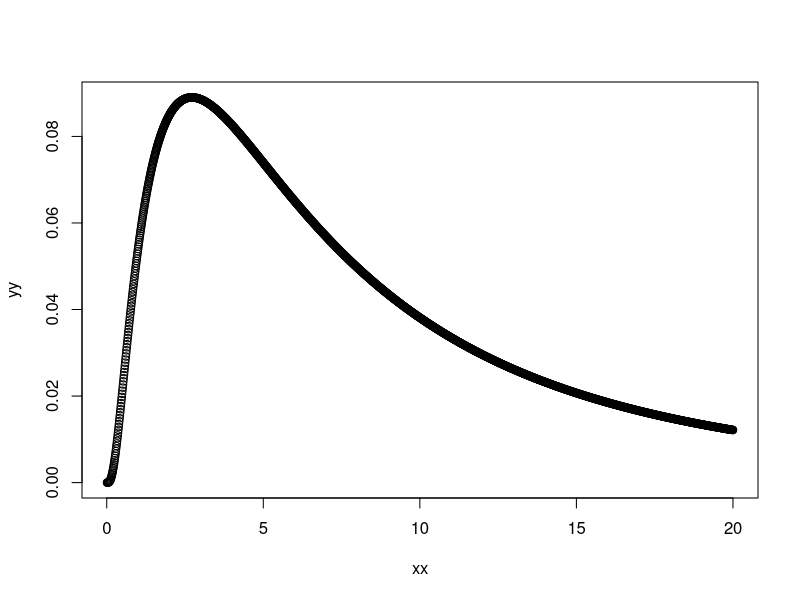
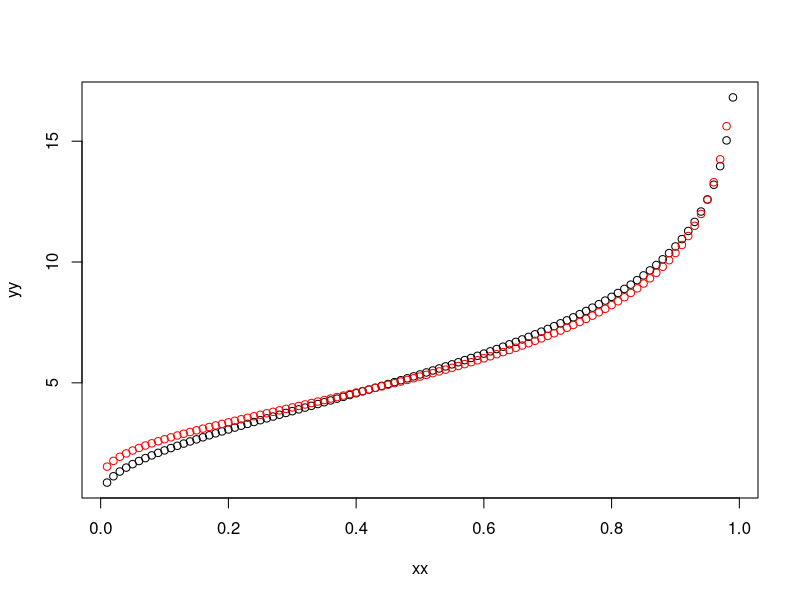
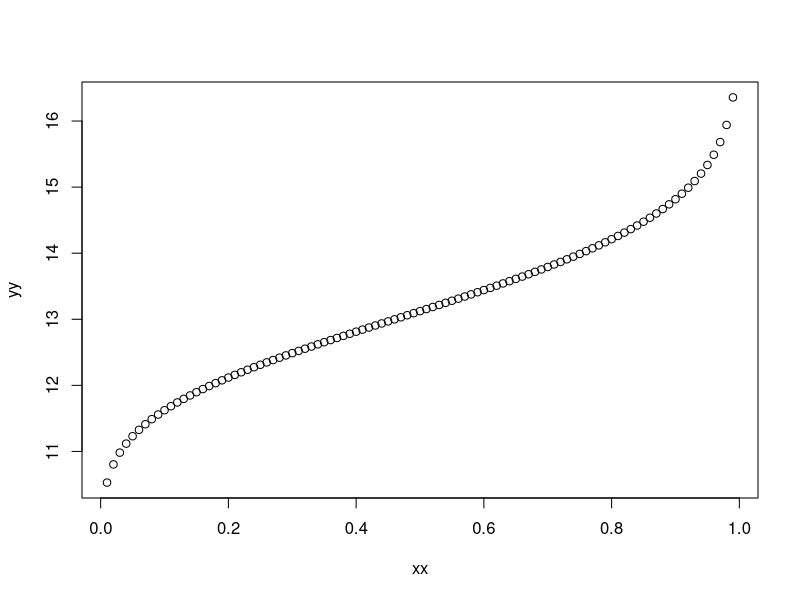
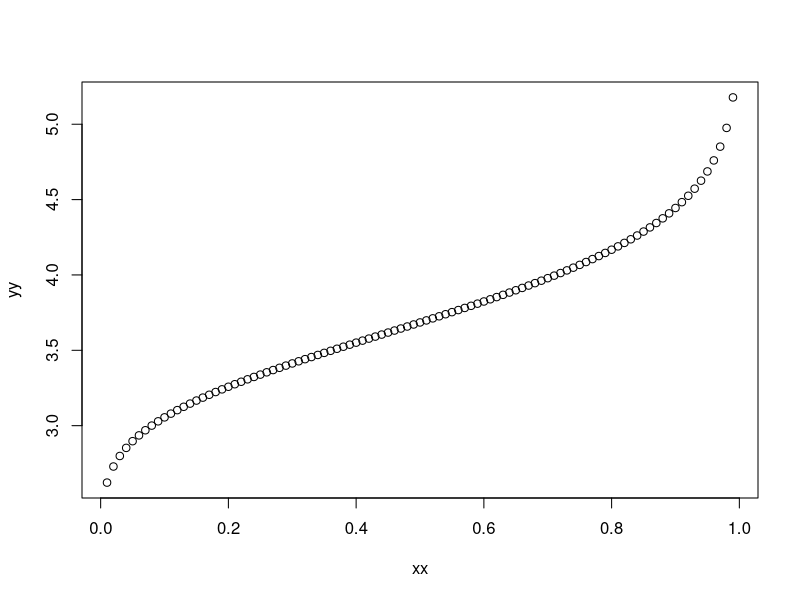
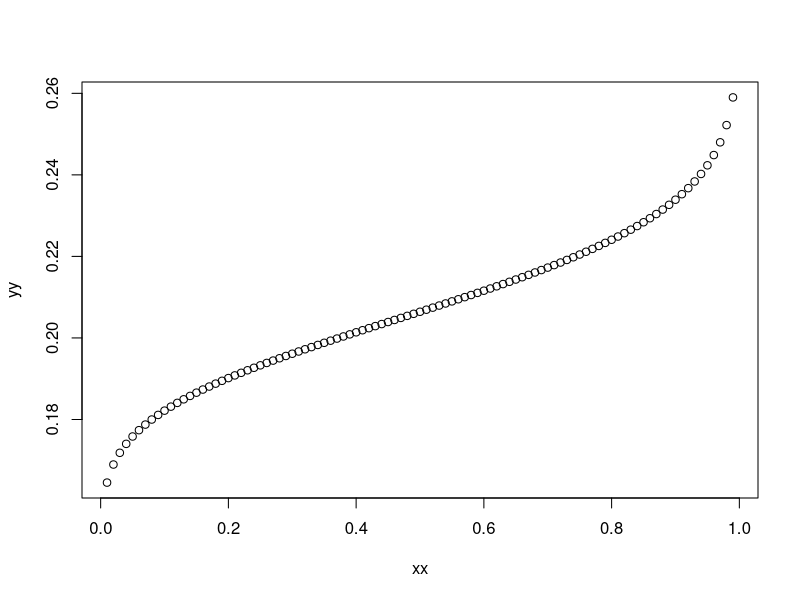

Recreate these plots in R, in order.
xx <- seq(0.01, 20, 0.01)
yy <- dlnorm(xx, 2, 1)
plot(xx, yy)

### Pre-symptmatic period
fit.lognormal <- function(pars, quantiles = c(2.5, 97.5), pos = c(1, 4)) {
  
  yy <- qlnorm(quantiles/100, pars[1], pars[2])
  sum( (yy - pos)^2 )
  
}

optim(par = c(0, 1), fit.lognormal)

### Asymptomatic Infectious Period
xx <- seq(0.01, 0.99, 0.01)
yy <- qgamma(xx, 3, 0.5)
plot(xx, yy)

gam_quants <- 1:99
gam_pos <- qgamma(gam_quants/100, 3, 0.5)

optim(par = c(0, 1), fit.lognormal, quantiles = gam_quants, pos = gam_pos)

yy <- qlnorm(xx, 1.66, 0.53)
points(xx, yy, col = "red")

### Symptomatic infectious period
C_quants <- c(2.5, 97.5)
C_pos <- c(10.9, 15.8)

C_opt <- optim(par = c(0, 1), fit.lognormal, quantiles = C_quants, pos = C_pos)

yy <- qlnorm(xx, C_opt$par[1], C_opt$par[2])

plot(xx, yy)

### Basic R
R_quants <- c(2.5, 97.5)
R_pos <- c(2.7664, 4.9079)

R_opt <- optim(par = c(0, 1), fit.lognormal, quantiles = R_quants, pos = R_pos)

yy <- qlnorm(xx, R_opt$par[1], R_opt$par[2])

plot(xx, yy)

mean(yy)

### Asymptomatic Proportion
fa_quants <- c(2.5, 97.5)
fa_pos <- c(0.17, 0.25)

fa_opt <- optim(par = c(0, 1), fit.lognormal, quantiles = fa_quants, pos = fa_pos)

yy <- qlnorm(xx, fa_opt$par[1], fa_opt$par[2])

plot(xx, yy)

mean(yy)

